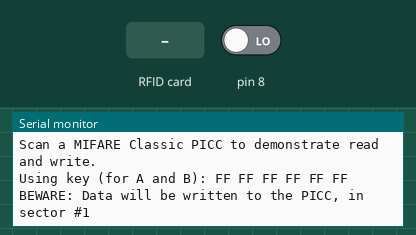
This sketch was run on a simulated Arduino Uno, built with avr-gcc and run on an emulated ATmega328P. Parts: the last lines printed to the serial monitor. Inputs (shaded band) come from the test bench; at power-on: pin 8 LOW.

Above: at 1.3 s.
1.4 s: pin 8 driven HIGH
At 1.9 s:
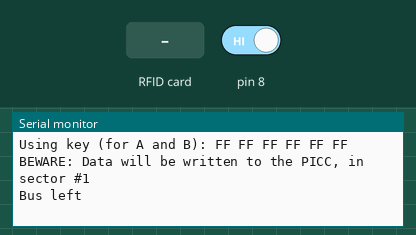
2.9 s: RFID card 5E 7A 19 C4 held to the reader
At 4.2 s:
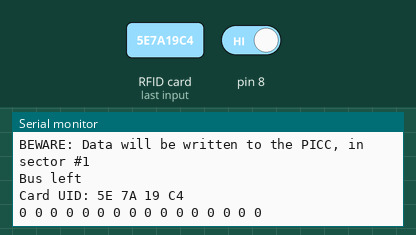

Measured:
- after the input at 1.4 s, the serial monitor: prints a new line at once (image 1)
- after the input at 2.9 s, the serial monitor: prints a new line at once (image 2)

The sketch:

ReadBus.ino
```cpp
#include <SoftwareSerial.h>
#include <SPI.h>
#include <MFRC522.h>

#define RST_PIN         9
#define SS_PIN          10

MFRC522 mfrc522(SS_PIN, RST_PIN);
SoftwareSerial mySerial(2, 3);
int started = 0;

MFRC522::MIFARE_Key key;

void setup() {
    Serial.begin(9600);
    mySerial.begin(9600);
    while (!Serial);
    SPI.begin();
    mfrc522.PCD_Init();
    pinMode(8, INPUT);

    for (byte i = 0; i < 6; i++) {
        key.keyByte[i] = 0xFF;
    }

    Serial.println(F("Scan a MIFARE Classic PICC to demonstrate read and write."));
    Serial.print(F("Using key (for A and B):"));
    dump_byte_array(key.keyByte, MFRC522::MF_KEY_SIZE);
    Serial.println();

    Serial.println(F("BEWARE: Data will be written to the PICC, in sector #1"));
}


void loop() {
  if(digitalRead(8) && !started){
      mySerial.write(255);
      Serial.println("Bus left");
      started++;
    }

    if ( ! mfrc522.PICC_IsNewCardPresent())
        return;


    if ( ! mfrc522.PICC_ReadCardSerial())
        return;

    Serial.print(F("Card UID:"));
    dump_byte_array(mfrc522.uid.uidByte, mfrc522.uid.size);
    Serial.println();

    byte sector         = 1;
    byte blockAddr      = 4;
    byte trailerBlock   = 7;
    MFRC522::StatusCode status;
    byte buffer[18];
    byte size = sizeof(buffer);

    status = (MFRC522::StatusCode) mfrc522.PCD_Authenticate(MFRC522::PICC_CMD_MF_AUTH_KEY_A, trailerBlock, &key, &(mfrc522.uid));
    if (status != MFRC522::STATUS_OK) {
        Serial.print(F("PCD_Authenticate() failed: "));
        Serial.println(mfrc522.GetStatusCodeName(status));
        return;
    }

    status = (MFRC522::StatusCode) mfrc522.MIFARE_Read(blockAddr, buffer, &size);
    if (status != MFRC522::STATUS_OK) {
        Serial.print(F("MIFARE_Read() failed: "));
        Serial.println(mfrc522.GetStatusCodeName(status));
    }

    for(int i=0; i!=16; ++i) Serial.print(buffer[i] +  String(' '));

    int flag = 1;
    for(int i=1; i!=10; ++i) if(buffer[i] != i+1) flag = 0;

    if(flag){
      mySerial.write(buffer[0]);
    }

    Serial.println();
    Serial.println();

    // Halt PICC
    mfrc522.PICC_HaltA();
    // Stop encryption on PCD
    mfrc522.PCD_StopCrypto1();
}

void dump_byte_array(byte *buffer, byte bufferSize) {
    for (byte i = 0; i < bufferSize; i++) {
        Serial.print(buffer[i] < 0x10 ? " 0" : " ");
        Serial.print(buffer[i], HEX);
    }
}
```
